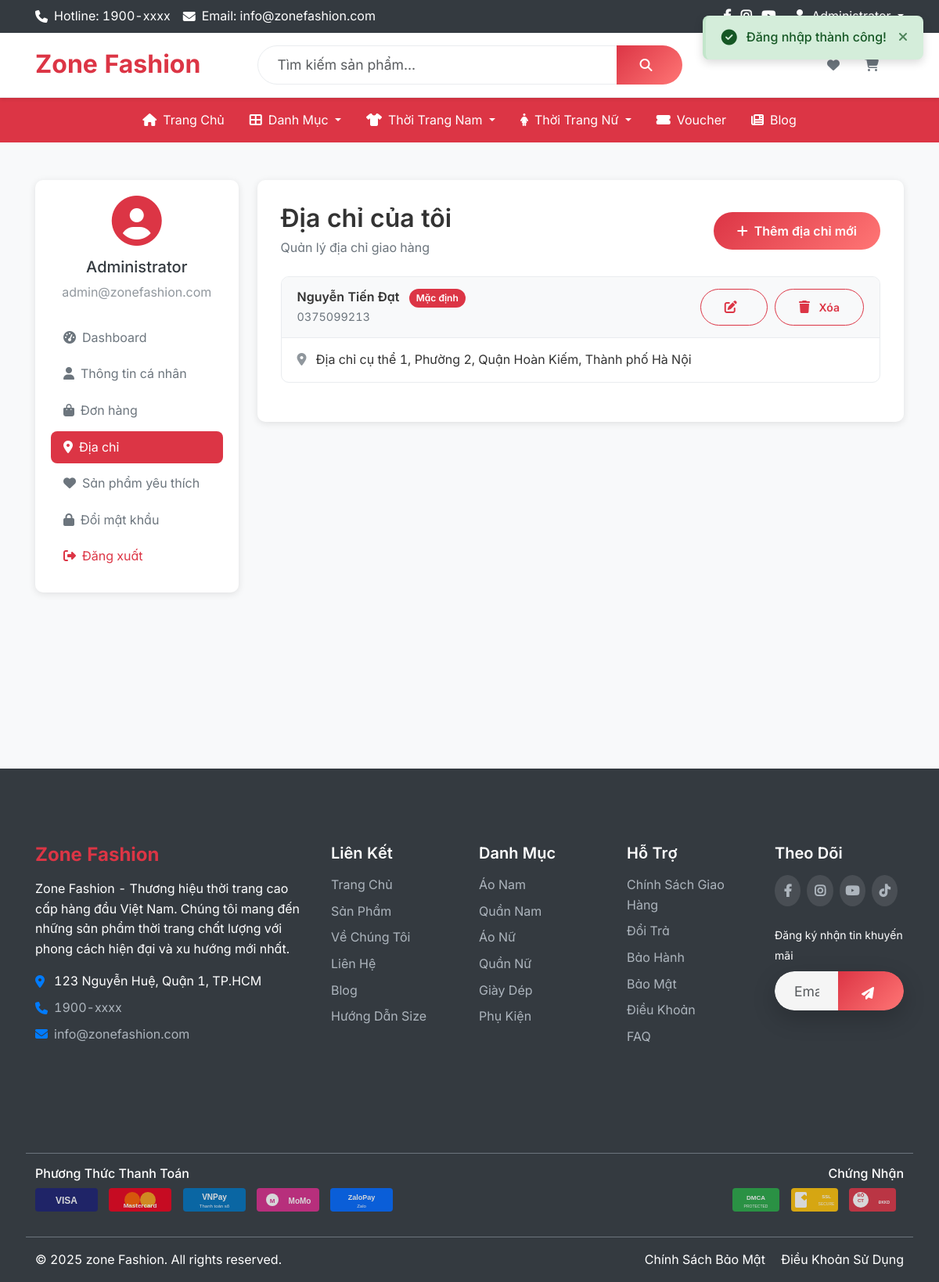
The app's page /addresses (signed in) with its own data.
### tables this page shows
CREATE TABLE IF NOT EXISTS `customer_addresses` (
  `id` int NOT NULL AUTO_INCREMENT,
  `user_id` int NOT NULL,
  `name` varchar(100) NOT NULL,
  `phone` varchar(20) DEFAULT NULL,
  `address` varchar(255) NOT NULL,
  `is_default` tinyint(1) DEFAULT '0',
  `created_at` timestamp NOT NULL DEFAULT CURRENT_TIMESTAMP,
  `updated_at` timestamp NOT NULL DEFAULT CURRENT_TIMESTAMP ON UPDATE CURRENT_TIMESTAMP,
  `note` text,
  PRIMARY KEY (`id`),
  KEY `customer_addresses_user_id_foreign` (`user_id`),
  KEY `customer_addresses_is_default_index` (`is_default`)
);

### app/views/client/account/addresses.php (the view, shortened to what the rows shown need)
<div class="account-container py-5">
    <div class="container">
        <div class="row">
            <div class="col-lg-3 col-md-4 mb-4">
                <div class="account-sidebar">
                    <div class="user-info text-center mb-4">
                        <div class="user-avatar">
                            <i class="fas fa-user-circle fa-4x text-danger"></i>
                        </div>
                        <h5 class="mt-2"><?= htmlspecialchars(getUser()['name'] ?? getUser()['full_name'] ?? 'User') ?></h5>
                        <p class="text-muted"><?= htmlspecialchars(getUser()['email'] ?? '') ?></p>
                    </div>
                    <nav class="account-nav">
                        <ul class="nav nav-pills flex-column">
                            <li class="nav-item">
                                <a class="nav-link" href="<?= url('account') ?>">
                                    <i class="fas fa-tachometer-alt me-2"></i>Dashboard
                                </a>
                            </li>
                            <li class="nav-item">
                                <a class="nav-link" href="<?= url('account/profile') ?>">
                                    <i class="fas fa-user me-2"></i>Thông tin cá nhân
                                </a>
                            </li>
                            <li class="nav-item">
                                <a class="nav-link" href="<?= url('orders') ?>">
                                    <i class="fas fa-shopping-bag me-2"></i>Đơn hàng
                                </a>
                            </li>
                            <li class="nav-item">
                                <a class="nav-link active" href="<?= url('addresses') ?>">
                                    <i class="fas fa-map-marker-alt me-2"></i>Địa chỉ
                                </a>
                            </li>
                            <li class="nav-item">
                                <a class="nav-link" href="<?= url('wishlist') ?>">
                                    <i class="fas fa-heart me-2"></i>Sản phẩm yêu thích
                                </a>
                            </li>
                            <li class="nav-item">
                                <a class="nav-link" href="<?= url('account/password') ?>">
                                    <i class="fas fa-lock me-2"></i>Đổi mật khẩu
                                </a>
                            </li>
                            <li class="nav-item">
                                <a class="nav-link text-danger" href="<?= url('logout') ?>">
                                    <i class="fas fa-sign-out-alt me-2"></i>Đăng xuất
                                </a>
                            </li>
                        </ul>
                    </nav>
                </div>
            </div>
            <div class="col-lg-9 col-md-8">
                <div class="account-content">
                    <div class="content-header mb-4 d-flex justify-content-between align-items-center">
                        <div>
                            <h2 class="content-title">Địa chỉ của tôi</h2>
                            <p class="content-subtitle">Quản lý địa chỉ giao hàng</p>
                        </div>
                        <button class="btn btn-primary" data-bs-toggle="modal" data-bs-target="#addAddressModal">
                            <i class="fas fa-plus me-2"></i>Thêm địa chỉ mới
                        </button>
                    </div>
                    <?php if (empty($addresses)): ?>
                        <div class="empty-addresses text-center py-5">
                            <i class="fas fa-map-marker-alt fa-4x text-muted mb-3"></i>
                            <h4>Chưa có địa chỉ nào</h4>
                            <p class="text-muted mb-4">Thêm địa chỉ giao hàng để mua sắm thuận tiện hơn!</p>
                            <button class="btn btn-primary btn-lg" data-bs-toggle="modal" data-bs-target="#addAddressModal">
                                <i class="fas fa-plus me-2"></i>Thêm địa chỉ đầu tiên
                            </button>
                        </div>
                    <?php else: ?>
                        <div class="addresses-list">
                            <?php foreach ($addresses as $address): ?>
                                <div class="address-card">
                                    <div class="address-header">
                                        <div class="address-info">
                                            <h6 class="address-name">
                                                <?= htmlspecialchars($address['name']) ?>
                                                <?php if ($address['is_default']): ?>
                                                    <span class="badge bg-primary ms-2">Mặc định</span>
                                                <?php endif; ?>
                                            </h6>
                                            <p class="address-phone"><?= htmlspecialchars($address['phone']) ?></p>
                                        </div>
                                        <div class="address-actions">
                                            <button class="btn btn-outline-primary btn-sm" onclick="editAddress(<?= $address['id'] ?>)">
                                                <i class="fas fa-edit"></i>
                                            </button>
                                            <button class="btn btn-outline-danger btn-sm" onclick="deleteAddress(<?= $address['id'] ?>)">
                                                <i class="fas fa-trash"></i> Xóa
                                            </button>
                                        </div>
                                    </div>
                                    <div class="address-body">
                                        <p class="address-full">
                                            <i class="fas fa-map-marker-alt me-2 text-muted"></i>
                                            <?= htmlspecialchars($address['address']) ?>
                                        </p>
                                    </div>
                                </div>
                            <?php endforeach; ?>
                        </div>
                    <?php endif; ?>
                </div>
            </div>
        </div>
    </div>
</div>
<link rel="stylesheet" href="https://unpkg.com/leaflet@1.9.4/dist/leaflet.css"/>
<?php
include VIEW_PATH . '/client/layouts/app.php';
?>

### app/core/App.php (shortened to what the rows shown need)
<?php
class App
{
    protected $method = 'index';
    protected $params = [];
    public function __construct()
    {
        require_once APP_PATH . '/helpers/functions.php';
        $url = $this->parseUrl();
        if (isset($url[0]) && $url[0] === 'admin') {
            array_shift($url);
            $this->routeAdmin($url);
        } else {
            $this->routeClient($url);
        }
    }    private function routeAdmin($url)
    {
        $this->controller = 'DashboardController';
        if (isset($url[0], $url[1], $url[2], $url[3])) {
            if ($url[0] === 'products' && $url[2] === 'variants') {
                $this->controller = 'ProductVariantsController';
                $productId = $url[1];
                $action = $url[3];
                if ($action === 'fix-duplicates') {
                    $controllerFile = APP_PATH . '/controllers/admin/' . $this->controller . '.php';
                    if (file_exists($controllerFile)) {
                        require_once $controllerFile;
                        $this->controller = new $this->controller;
                        $this->method = 'fixDuplicateAttributes';
                        $this->params = [$productId];
                        call_user_func_array([$this->controller, $this->method], $this->params);
                        return;
                    }
                }
                if (isset($url[4])) {
                    $variantId = $url[3];
                    $action = $url[4];
                    if ($action === 'data') {
                        $controllerFile = APP_PATH . '/controllers/admin/' . $this->controller . '.php';
                        if (file_exists($controllerFile)) {
                            require_once $controllerFile;
                            $this->controller = new $this->controller;
                            $this->method = 'getVariantData';
                            $this->params = [$variantId];
                            call_user_func_array([$this->controller, $this->method], $this->params);
                            return;
                        }
                    } elseif ($action === 'update') {
                        $controllerFile = APP_PATH . '/controllers/admin/' . $this->controller . '.php';
                        if (file_exists($controllerFile)) {
                            require_once $controllerFile;
                            $this->controller = new $this->controller;
                            $this->method = 'update';
                            $this->params = [$productId, $variantId];
                            call_user_func_array([$this->controller, $this->method], $this->params);
                            return;
                        }
                    } elseif ($action === 'delete') {
                        $controllerFile = APP_PATH . '/controllers/admin/' . $this->controller . '.php';
                        if (file_exists($controllerFile)) {
                            require_once $controllerFile;
                            $this->controller = new $this->controller;
                            $this->method = 'delete';
                            $this->params = [$productId, $variantId];
                            call_user_func_array([$this->controller, $this->method], $this->params);
                            return;
                        }
                    }
                }                $controllerFile = APP_PATH . '/controllers/admin/' . $this->controller . '.php';
                if (file_exists($controllerFile)) {
                    require_once $controllerFile;
                    $this->controller = new $this->controller;
                    switch ($action) {
                        case 'generate':
                            $this->method = 'generateVariants';
                            $this->params = [$productId];
                            break;
                        case 'create':
                            $this->method = 'create';
                            $this->params = [$productId];
                            break;
                        default:
                            $this->method = 'index';
                            $this->params = [$productId];
                            break;
                    }
                    call_user_func_array([$this->controller, $this->method], $this->params);
                    return;
                }
            }
        }
        if (isset($url[0])) {
            $controllerName = ucfirst($url[0]) . 'Controller';
            $controllerFile = APP_PATH . '/controllers/admin/' . $controllerName . '.php';
            if (file_exists($controllerFile)) {
                $this->controller = $controllerName;
                unset($url[0]);
            }
        }
        $controllerFile = APP_PATH . '/controllers/admin/' . $this->controller . '.php';
        if (file_exists($controllerFile)) {
            require_once $controllerFile;
            $this->controller = new $this->controller;
        } else {
            require_once APP_PATH . '/controllers/admin/DashboardController.php';
            $this->controller = new DashboardController();
        }
        if (isset($url[1])) {
            if (method_exists($this->controller, $url[1])) {
                $this->method = $url[1];
                unset($url[1]);
            }
        }
        $this->params = $url ? array_values($url) : [];
        call_user_func_array([$this->controller, $this->method], $this->params);
    }
    private function routeClient($url)
    {
        $routes = include APP_PATH . '/routes/client_routes.php';
        $fullPath = implode('/', $url);
        foreach ($routes as $route => $handler) {
            if ($route === $fullPath || ($route === '' && empty($fullPath))) {
                $this->handleRoute($handler);
                return;
            }
        }
    }
    private function handleRoute($handler)
    {
        if (is_string($handler)) {
            list($controllerName, $method) = explode('@', $handler);
            $controllerFile = APP_PATH . '/controllers/' . $controllerName . '.php';
            if (file_exists($controllerFile)) {
                $this->controller = new $controllerName;
                $this->method = $method;
                call_user_func_array([$this->controller, $this->method], $this->params);
            } else {
                $this->show404();
            }
        }
    }
    public function parseUrl()
    {
        if (isset($_GET['url'])) {
            return explode('/', filter_var(rtrim($_GET['url'], '/'), FILTER_SANITIZE_URL));
        }
        return [];
    }
}

### records on screen
customer_addresses: name "Nguyễn Tiến Đạt", is_default "Mặc định", phone "0375099213", address "Địa chỉ cụ thể 1, Phường 2, Quận Hoàn Kiếm, Thành phố Hà Nội"
